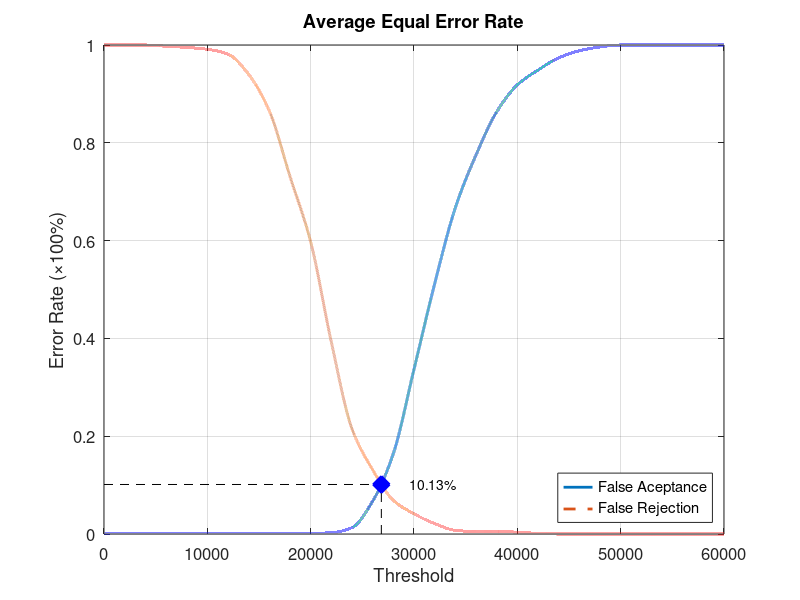
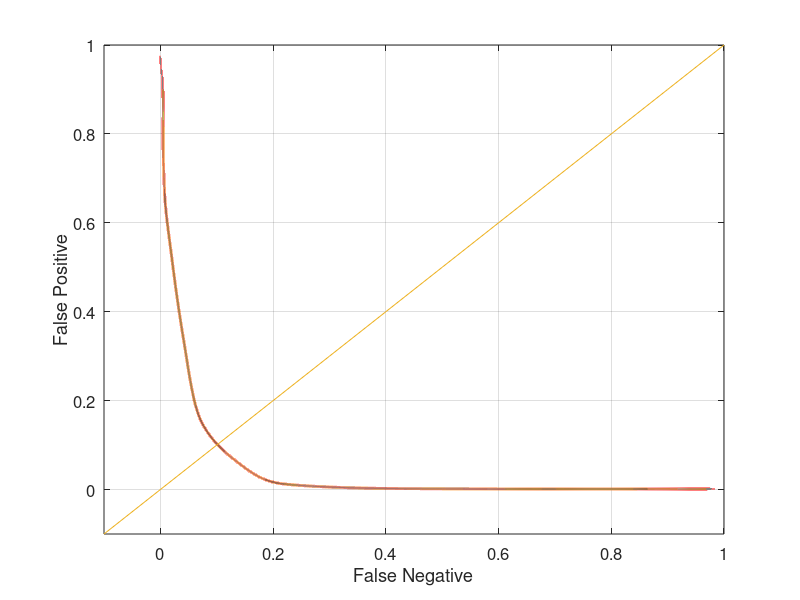

MATLAB code to generate these figures, in order:
function yEER = Experiment2Average
close all;
clear;
clc;
x = 0:2000:60000;
xq = 0:0.5:60000;

y0 = [0 0.00131579 0.00131579 0.00131579 0.00131579 0.00131579 0.00131579 0.00131579 0.00131579 0.00131579 0.00131579 0.00263158 0.0131579 0.0671053 0.164474 0.336842 0.511842 0.667105 0.775 0.863158 0.918421 0.948684 0.973684 0.988158 0.996053 1 1 1 1 1 1];
yy0 = interp1(x, y0, xq, 'pchip');
y1 = [1 1 1 0.9975 0.995 0.99125 0.98125 0.94 0.865 0.73125 0.5975 0.3925 0.215 0.13125 0.06875 0.04125 0.02125 0.0075 0.005 0.005 0.00375 0.00125 0 0 0 0 0 0 0 0 0];
yy1 = interp1(x, y1, xq, 'pchip');

% Calculating EER: 
y2 = abs(y0 - y1);
find(y2 == min(y2))
yy2 = abs(yy0 - yy1);
xEER = find(yy2 == min(yy2));
xEERIndex = xq(xEER) % X-axis EER
yEER = yy0(xEER) % Y-axis EER

main = figure
plot(xq, yy0,'-','LineWidth', 2);	hold on
plot(xq, yy1,'--','LineWidth', 2);	hold on
plot([xEERIndex xEERIndex], [0 yEER], 'k--');	hold on
plot([0 xEERIndex], [yEER yEER], 'k--');	hold on
plot(xEERIndex, yEER, 'bx', 'LineWidth', 10);	hold on
text(xEERIndex + 10 * xEERIndex / 100, yEER, [num2str(round((10000 * yEER)) / 100) '%'])
legend('False Aceptance', 'False Rejection', 'Location', 'SouthEast')
xlabel('Threshold')
ylabel('Error Rate (\times100%)')
title('Average Equal Error Rate')
set(gca, 'FontSize', 12)
axis([0 60000 0 1])
grid on

print(main, 'Experiment2AverageMain', '-dpng');
FNRxFPR = figure('Color', [1 1 1]);
plot(yy1, yy0, '-', yy1, yy0, 'LineWidth', 2);
hold on
y = -0.1:0.1:1
plot(y, y); 
set(gca, 'FontSize', 12)
xlabel('False Negative')
ylabel('False Positive')
axis([-0.1 1 -0.1 1])
set(gca, 'FontSize', 12)
grid on

print(FNRxFPR, 'Experiment2AverageFNRxFPR','-dpng');
end
